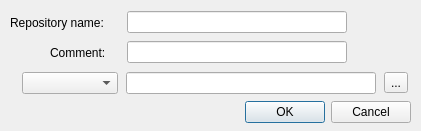
<?xml version="1.0" encoding="UTF-8"?>
<ui version="4.0">
 <class>AddRepository</class>
 <widget class="QDialog" name="AddRepository">
  <property name="geometry">
   <rect>
    <x>0</x>
    <y>0</y>
    <width>421</width>
    <height>131</height>
   </rect>
  </property>
  <property name="windowTitle">
   <string>Add Repository</string>
  </property>
  <widget class="QDialogButtonBox" name="buttonBox">
   <property name="geometry">
    <rect>
     <x>240</x>
     <y>100</y>
     <width>171</width>
     <height>25</height>
    </rect>
   </property>
   <property name="orientation">
    <enum>Qt::Horizontal</enum>
   </property>
   <property name="standardButtons">
    <set>QDialogButtonBox::Cancel|QDialogButtonBox::Ok</set>
   </property>
  </widget>
  <widget class="QWidget" name="layoutWidget1">
   <property name="geometry">
    <rect>
     <x>10</x>
     <y>10</y>
     <width>337</width>
     <height>25</height>
    </rect>
   </property>
   <layout class="QHBoxLayout" name="horizontalLayout">
    <item>
     <widget class="QLabel" name="labelRepoName">
      <property name="text">
       <string>Repository name:</string>
      </property>
     </widget>
    </item>
    <item>
     <widget class="QLineEdit" name="lineEditRepoName">
      <property name="minimumSize">
       <size>
        <width>220</width>
        <height>0</height>
       </size>
      </property>
      <property name="maximumSize">
       <size>
        <width>200</width>
        <height>16777215</height>
       </size>
      </property>
     </widget>
    </item>
   </layout>
  </widget>
  <widget class="QWidget" name="layoutWidget2">
   <property name="geometry">
    <rect>
     <x>50</x>
     <y>40</y>
     <width>303</width>
     <height>25</height>
    </rect>
   </property>
   <layout class="QHBoxLayout" name="horizontalLayout_2">
    <property name="rightMargin">
     <number>6</number>
    </property>
    <item>
     <widget class="QLabel" name="labelComment">
      <property name="text">
       <string>Comment:</string>
      </property>
     </widget>
    </item>
    <item>
     <widget class="QLineEdit" name="lineEditComment">
      <property name="minimumSize">
       <size>
        <width>220</width>
        <height>0</height>
       </size>
      </property>
      <property name="maximumSize">
       <size>
        <width>200</width>
        <height>16777215</height>
       </size>
      </property>
     </widget>
    </item>
   </layout>
  </widget>
  <widget class="QLabel" name="labelRPMPackageImage">
   <property name="geometry">
    <rect>
     <x>350</x>
     <y>10</y>
     <width>61</width>
     <height>51</height>
    </rect>
   </property>
   <property name="text">
    <string/>
   </property>
   <property name="pixmap">
    <pixmap resource="Images.qrc">:/Icons/Images/RPMPackage.png</pixmap>
   </property>
   <property name="scaledContents">
    <bool>true</bool>
   </property>
  </widget>
  <widget class="QWidget" name="">
   <property name="geometry">
    <rect>
     <x>20</x>
     <y>70</y>
     <width>402</width>
     <height>26</height>
    </rect>
   </property>
   <layout class="QHBoxLayout" name="horizontalLayout_3">
    <property name="rightMargin">
     <number>9</number>
    </property>
    <item>
     <widget class="QComboBox" name="comboBoxAddress">
      <property name="minimumSize">
       <size>
        <width>96</width>
        <height>0</height>
       </size>
      </property>
      <property name="maximumSize">
       <size>
        <width>96</width>
        <height>16777215</height>
       </size>
      </property>
     </widget>
    </item>
    <item>
     <widget class="QLineEdit" name="lineEditAddress">
      <property name="minimumSize">
       <size>
        <width>250</width>
        <height>0</height>
       </size>
      </property>
      <property name="maximumSize">
       <size>
        <width>250</width>
        <height>16777215</height>
       </size>
      </property>
     </widget>
    </item>
    <item>
     <widget class="QToolButton" name="toolButton">
      <property name="text">
       <string>...</string>
      </property>
     </widget>
    </item>
   </layout>
  </widget>
 </widget>
 <tabstops>
  <tabstop>lineEditRepoName</tabstop>
  <tabstop>lineEditComment</tabstop>
  <tabstop>lineEditAddress</tabstop>
  <tabstop>comboBoxAddress</tabstop>
  <tabstop>buttonBox</tabstop>
 </tabstops>
 <resources>
  <include location="Images.qrc"/>
 </resources>
 <connections>
  <connection>
   <sender>buttonBox</sender>
   <signal>accepted()</signal>
   <receiver>AddRepository</receiver>
   <slot>accept()</slot>
   <hints>
    <hint type="sourcelabel">
     <x>248</x>
     <y>254</y>
    </hint>
    <hint type="destinationlabel">
     <x>157</x>
     <y>274</y>
    </hint>
   </hints>
  </connection>
  <connection>
   <sender>buttonBox</sender>
   <signal>rejected()</signal>
   <receiver>AddRepository</receiver>
   <slot>reject()</slot>
   <hints>
    <hint type="sourcelabel">
     <x>316</x>
     <y>260</y>
    </hint>
    <hint type="destinationlabel">
     <x>286</x>
     <y>274</y>
    </hint>
   </hints>
  </connection>
 </connections>
</ui>
